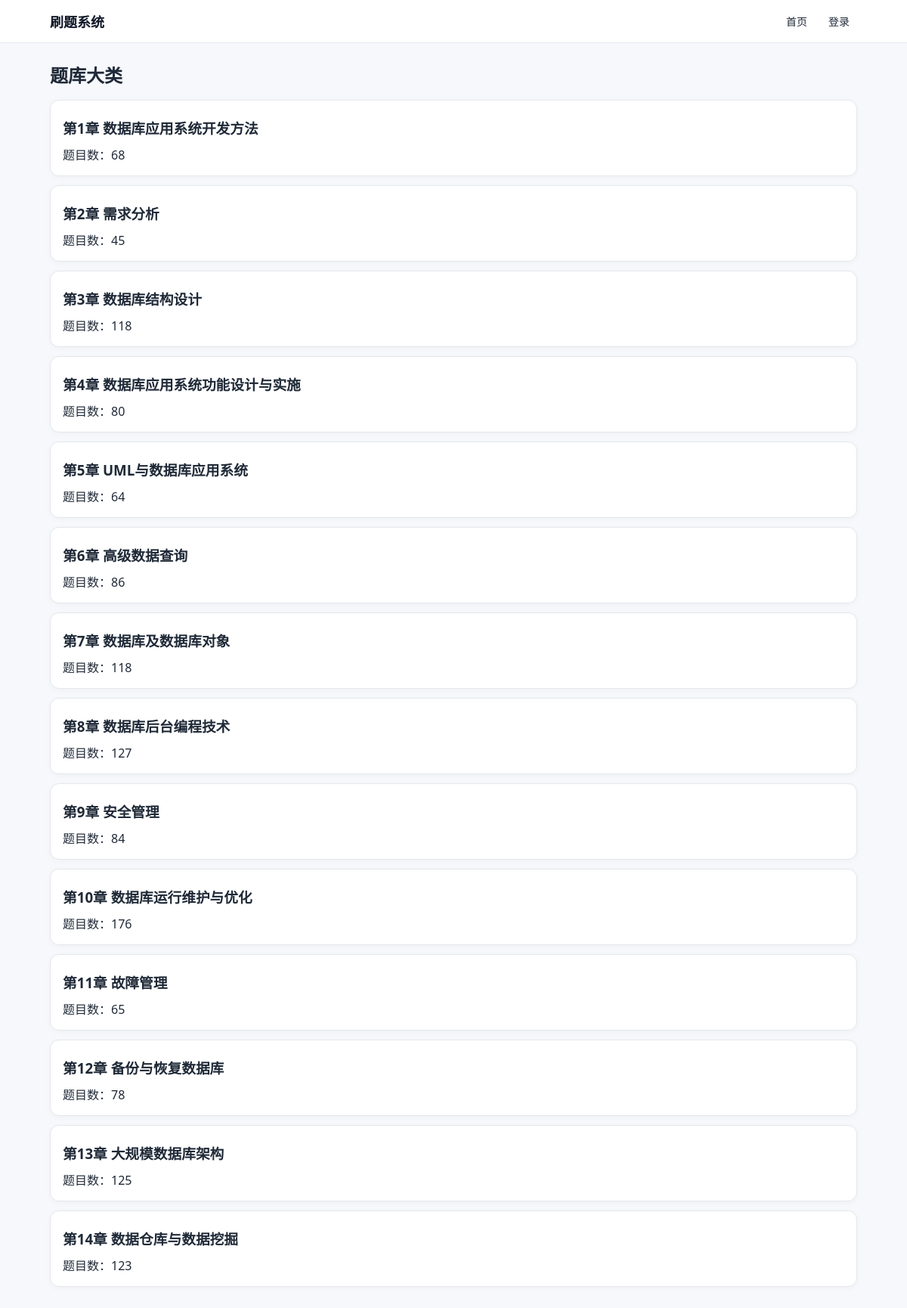
The page / on the database its author committed.
### app.py (models this page shows)
class Category(db.Model):
    id = db.Column(db.Integer, primary_key=True)
    name = db.Column(db.String(120), unique=True, nullable=False)
    description = db.Column(db.String(300), default="")
    sort_order = db.Column(db.Integer, default=0)

### app.py (the view)
@app.route("/")
def index():
    categories = Category.query.order_by(Category.sort_order.asc(), Category.id.asc()).all()
    return render_template("index.html", categories=categories)

### templates/index.html (shortened to what this page needs)
{% extends "base.html" %}
{% block content %}
<h2>题库大类</h2>
{% for c in categories %}
  <div class="card">
    <h3>{{ c.name }}</h3>
    <div>题目数：{{ c.questions|length }}</div>
  </div>
{% else %}
  <p>暂无题库，请管理员先创建。</p>
{% endfor %}
{% endblock %}

### templates/base.html (style rules this page uses)
:root { --bg: #f6f8fc; --text: #1f2937; --muted: #6b7280; --primary: #2563eb; --primary-hover: #1e4fcc; --card: #ffffff; --border: #e5e7eb; --success-bg: #e7f8ee; --success-text: #146c2e; --error-bg: #ffeaea; --error-text: #9e1b1b; }
* { box-sizing: border-box; }
body { margin: 0; font-family: "Segoe UI", "PingFang SC", Arial, sans-serif; color: var(--text); background: var(--bg); }
h2 { margin: 8px 0 16px; font-size: 24px; }
h3 { margin: 6px 0 10px; }
.card { background: var(--card); border: 1px solid var(--border); border-radius: 12px; padding: 16px; margin: 12px 0; box-shadow: 0 2px 8px rgba(0, 0, 0, 0.03); }

### rows shown on the page
Category: name "第1章 数据库应用系统开发方法", questions|length "68"
Category: name "第2章 需求分析", questions|length "45"
Category: name "第3章 数据库结构设计", questions|length "118"
Category: name "第4章 数据库应用系统功能设计与实施", questions|length "80"
Category: name "第5章 UML与数据库应用系统", questions|length "64"
Category: name "第6章 高级数据查询", questions|length "86"
Category: name "第7章 数据库及数据库对象", questions|length "118"
Category: name "第8章 数据库后台编程技术", questions|length "127"
Category: name "第9章 安全管理", questions|length "84"
Category: name "第10章 数据库运行维护与优化", questions|length "176"
Category: name "第11章 故障管理", questions|length "65"
Category: name "第12章 备份与恢复数据库", questions|length "78"
Category: name "第13章 大规模数据库架构", questions|length "125"
Category: name "第14章 数据仓库与数据挖掘", questions|length "123"
